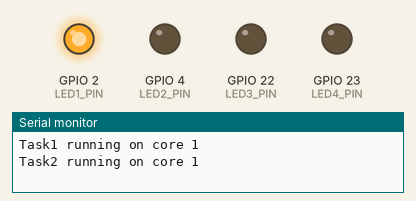
A program run on a simulated ESP32. Shown: output pins drawn as LEDs (lit = HIGH), the last lines printed to the serial monitor.

Above: at 0.1 s.
At 5.1 s:
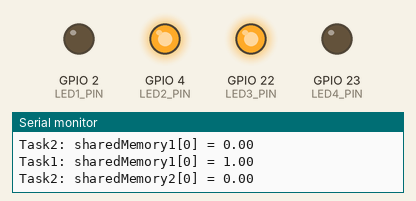
At 10.1 s:
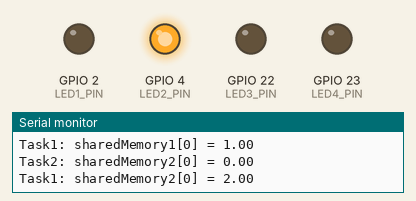
At 20.1 s:
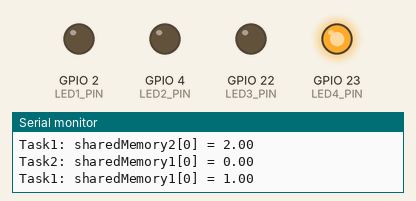
At 39.1 s:
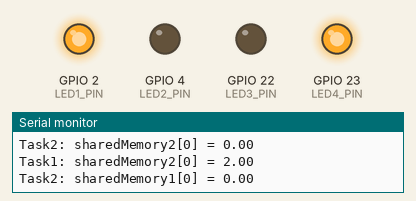
Timing chart, 0 to 40.0 s (numbered marks = the images above):
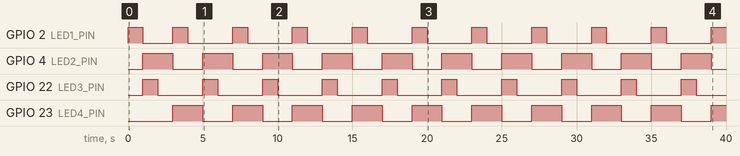

The program:

main.cpp
```cpp
/**                     //Documentation
 * file: main.c
 * author: Kristjan Cuznar
 * description: Multi Core Inter Process Communication
 */

#include <Arduino.h>
#include <freertos/semphr.h>      // Include the FreeRTOS semaphore header

#include "main.h"
#include "task1.h"
#include "task2.h"

TaskHandle_t Task1;               // Task handle for Task1
TaskHandle_t Task2;               // Task handle for Task2
SemaphoreHandle_t semaphore1[2];  // Semaphore array for read and write access to sharedMemory1
SemaphoreHandle_t semaphore2[2];  // Semaphore array for read and write access to sharedMemory2

// Define the size of the shared memory arrays
float sharedMemory1[SHARED_MEMORY_SIZE];
float sharedMemory2[SHARED_MEMORY_SIZE];


void Task2code(void *pvParameters);

/* ------------------------------ Setup section ----------------------------- */
void setup() {
  Serial.begin(115200);

  // Set LEDs as outputs
  pinMode(LED1_PIN, OUTPUT);
  pinMode(LED2_PIN, OUTPUT);
  pinMode(LED3_PIN, OUTPUT);
  pinMode(LED4_PIN, OUTPUT);

  // Create the read semaphore for sharedMemory1
  semaphore1[SEM_READ] = xSemaphoreCreateBinary();
  if (semaphore1[SEM_READ] == NULL) {
    Serial.println("Read semaphore 1 creation failed!");
    while (1)
      ; // Stop here if semaphore creation failed
  }

  // Create the write semaphore for sharedMemory1
  semaphore1[SEM_WRITE] = xSemaphoreCreateBinary();
  if (semaphore1[SEM_WRITE] == NULL) {
    Serial.println("Write semaphore 1 creation failed!");
    while (1)
      ; // Stop here if semaphore creation failed
  }

  // Create the read semaphore for sharedMemory2
  semaphore2[SEM_READ] = xSemaphoreCreateBinary();
  if (semaphore2[SEM_READ] == NULL) {
    Serial.println("Read semaphore 2 creation failed!");
    while (1)
      ; // Stop here if semaphore creation failed
  }

  // Create the write semaphore for sharedMemory2
  semaphore2[SEM_WRITE] = xSemaphoreCreateBinary();
  if (semaphore2[SEM_WRITE] == NULL) {
    Serial.println("Write semaphore 2 creation failed!");
    while (1)
      ; // Stop here if semaphore creation failed
  }

  xSemaphoreGive(semaphore1[SEM_WRITE]); // Allow Task1 to start writing to sharedMemory1
  xSemaphoreGive(semaphore2[SEM_WRITE]); // Allow Task1 to start writing to sharedMemory2

  Task1_Init();
  Task2_Init();

}


/* ------------------------------ Infinite loop ----------------------------- */
void loop() {}
```

globals.h
```cpp
#ifndef GLOBALS_H
#define GLOBALS_H

#include <Arduino.h>
#include <freertos/semphr.h>      // Include the FreeRTOS semaphore header

#include "main.h"

extern TaskHandle_t Task1;               // Task handle for Task1
extern TaskHandle_t Task2;               // Task handle for Task2
extern SemaphoreHandle_t semaphore1[2];  // Semaphore array for read and write access to sharedMemory1
extern SemaphoreHandle_t semaphore2[2];  // Semaphore array for read and write access to sharedMemory2


// Define the size of the shared memory arrays
extern float sharedMemory1[SHARED_MEMORY_SIZE];
extern float sharedMemory2[SHARED_MEMORY_SIZE];


#endif  // GLOBALS_H
```

main.h
```cpp
#ifndef MAIN_H
#define MAIN_H

#include <Arduino.h>

#define SEM_READ 0                // Semaphore definition for reading access in semaphore set
#define SEM_WRITE 1               // Semaphore definition for reading access in semaphore set

// LED pins
#define LED1_PIN 2
#define LED2_PIN 4
#define LED3_PIN 22
#define LED4_PIN 23

#define SHARED_MEMORY_SIZE 1


#endif  // MAIN_H
```

task1.h
```cpp
#ifndef TASK1_H
#define TASK1_H

#include <Arduino.h>

void Task1_Init(void);
void Task1code(void *pvParameters);

#endif  // TASK1_H
```

task2.h
```cpp
#ifndef TASK2_H
#define TASK2_H

#include <Arduino.h>

void Task2_Init(void);
void Task2code(void *pvParameters);

#endif  // TASK2_H
```

task1.cpp
```cpp
#include "task1.h"
#include "globals.h"


void Task1_Init(void) {
  // Create Task1 on core 0
  xTaskCreatePinnedToCore(
    Task1code,   /* Task function. */
    "Task1",     /* name of task. */
    10000,       /* Stack size of task */
    NULL,        /* parameter of the task */
    1,           /* priority of the task */
    &Task1,      /* Task handle to keep track of created task */
    0            /* pin task to core 0 */
  );
}

/* --------------------- Task1 Code - Running on Core 0 --------------------- */
void Task1code(void *pvParameters) {
  Serial.print("Task1 running on core ");
  Serial.println(xPortGetCoreID());

  for (;;) {
    // Acquire the write semaphore for sharedMemory1
    if (xSemaphoreTake(semaphore1[SEM_WRITE], (TickType_t)portMAX_DELAY) == pdTRUE) {
      digitalWrite(LED1_PIN, HIGH);
      delay(1000);
      // Write to sharedMemory1
      for (int i = 0; i < SHARED_MEMORY_SIZE; i++) {
        sharedMemory1[i] = 1.0;
        Serial.print("Task1: sharedMemory1[");
        Serial.print(i);
        Serial.print("] = ");
        Serial.println(sharedMemory1[i]);fflush(stdout);
      }
      digitalWrite(LED1_PIN, LOW);
      // Release the write semaphore for sharedMemory1
      xSemaphoreGive(semaphore1[SEM_READ]);
      //vTaskDelay(pdMS_TO_TICKS(1)); // Add a delay to observe the behavior
    }

    // Acquire the write semaphore for sharedMemory2
    if (xSemaphoreTake(semaphore2[SEM_WRITE], (TickType_t)portMAX_DELAY) == pdTRUE) {
      digitalWrite(LED3_PIN, HIGH);
      delay(1000);
      // Write to sharedMemory2
      for (int i = 0; i < SHARED_MEMORY_SIZE; i++) {
        sharedMemory2[i] = 2.0;
        Serial.print("Task1: sharedMemory2[");
        Serial.print(i);
        Serial.print("] = ");
        Serial.println(sharedMemory2[i]);fflush(stdout);
      }
      digitalWrite(LED3_PIN, LOW);
      // Release the write semaphore for sharedMemory2
      xSemaphoreGive(semaphore2[SEM_READ]);
    }
  }
}
```

task2.cpp
```cpp
#include "task2.h"
#include "globals.h"


void Task2_Init(void) {
  // Create Task2 on core 1
  xTaskCreatePinnedToCore(
    Task2code,   /* Task function. */
    "Task2",     /* name of task. */
    10000,       /* Stack size of task */
    NULL,        /* parameter of the task */
    1,           /* priority of the task */
    &Task2,      /* Task handle to keep track of created task */
    1            /* pin task to core 1 */
  );
}


/* --------------------- Task2 Code - Running on Core 1 --------------------- */
void Task2code(void *pvParameters) {
  Serial.print("Task2 running on core ");
  Serial.println(xPortGetCoreID());

  for (;;) {
    // Acquire the read semaphore for sharedMemory1
    if (xSemaphoreTake(semaphore1[SEM_READ], (TickType_t)portMAX_DELAY) == pdTRUE) {
      digitalWrite(LED2_PIN, HIGH);
      delay(2000);
      // Read from sharedMemory1
      for (int i = 0; i < SHARED_MEMORY_SIZE; i++) {
        sharedMemory1[i] -= 1.0;
        Serial.print("Task2: sharedMemory1[");
        Serial.print(i);
        Serial.print("] = ");
        Serial.println(sharedMemory1[i]);fflush(stdout);
      }

      digitalWrite(LED2_PIN, LOW);
      // Release the read semaphore for sharedMemory1
      xSemaphoreGive(semaphore1[SEM_WRITE]);
      //vTaskDelay(pdMS_TO_TICKS(1)); // Add a delay to observe the behavior
    }

    // Acquire the read semaphore for sharedMemory2
    if (xSemaphoreTake(semaphore2[SEM_READ], (TickType_t)portMAX_DELAY) == pdTRUE) {
      digitalWrite(LED4_PIN, HIGH);
      delay(2000);
      // Read from sharedMemory2
      for (int i = 0; i < SHARED_MEMORY_SIZE; i++) {
        sharedMemory2[i] -= 2.0;
        Serial.print("Task2: sharedMemory2[");
        Serial.print(i);
        Serial.print("] = ");
        Serial.println(sharedMemory2[i]);fflush(stdout);
      }
      digitalWrite(LED4_PIN, LOW);
      // Release the read semaphore for sharedMemory2
      xSemaphoreGive(semaphore2[SEM_WRITE]);
    }
  }
}
```

Measured:
- by itself, GPIO 2 (LED1_PIN): goes HIGH 1.0 s, LOW 2.0 s, 9 × (HIGH 1.0 s, LOW 3.0 s), then HIGH
- by itself, GPIO 4 (LED2_PIN), GPIO 23 (LED4_PIN): alternates HIGH for 2.0 s and LOW for 2.0 s
- by itself, GPIO 22 (LED3_PIN): alternates HIGH for 1.0 s and LOW for 3.0 s
